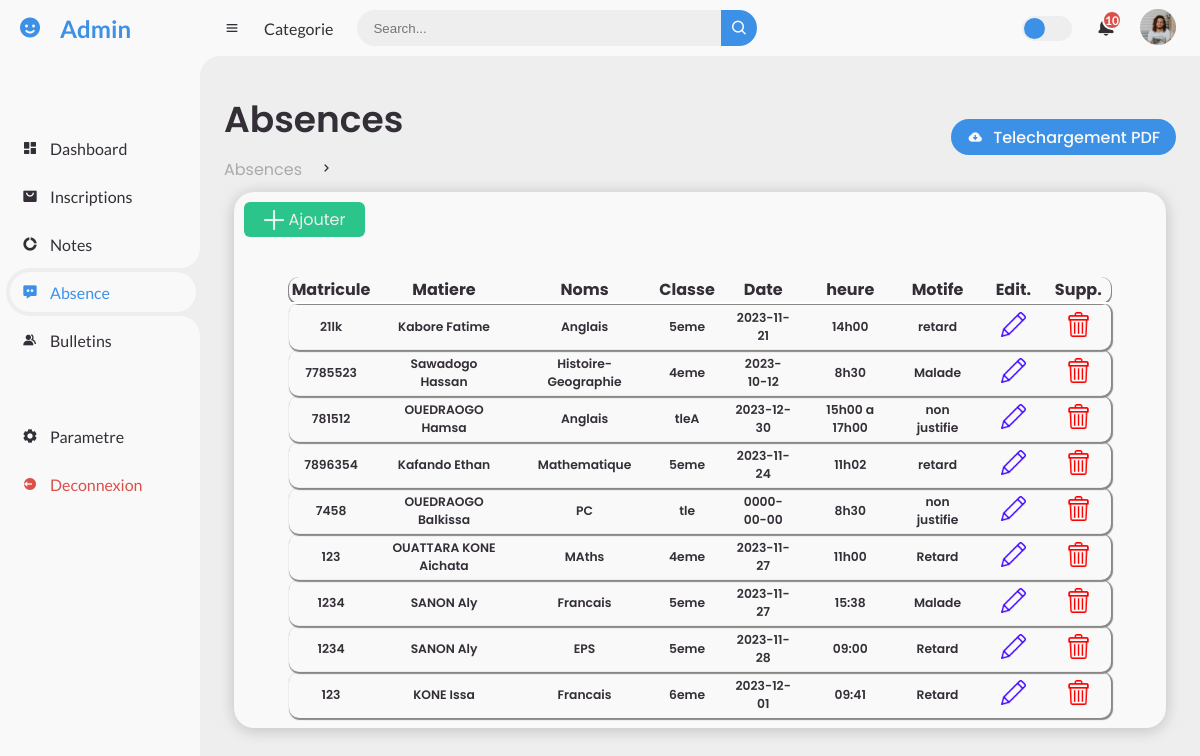
/admin/listeAbsence.php, run on the app's committed database.
### tables this page shows
CREATE TABLE IF NOT EXISTS `absenceeleve` (
  `id` int(11) NOT NULL AUTO_INCREMENT,
  `matricule` varchar(250) NOT NULL,
  `matiere` varchar(250) NOT NULL,
  `nom` varchar(250) NOT NULL,
  `prenom` varchar(250) NOT NULL,
  `classe` varchar(250) NOT NULL,
  `datedebut` date NOT NULL,
  `heureabsence` varchar(250) NOT NULL,
  `motifeabsence` varchar(250) NOT NULL,
  PRIMARY KEY (`id`)
);

### admin/listeAbsence.php (the view, shortened to what this page needs)
<!DOCTYPE html>
<html lang="en">
<head>
	<link href='https://unpkg.com/boxicons@2.0.9/css/boxicons.min.css' rel='stylesheet'>
	<link rel="stylesheet" href="style.css">
</head>
<body>
	<section id="sidebar">
		<a href="#" class="brand">
			<i class='bx bxs-smile'></i>
			<span class="text">Admin</span>
		</a>
		<ul class="side-menu top">
			<li>
				<a href="index.php">
					<i class='bx bxs-dashboard' ></i>
					<span class="text">Dashboard</span>
				</a>
			</li>
			<li>
				<a href="inscription.php">
					<i class='bx bxs-shopping-bag-alt' ></i>
					<span class="text">Inscriptions</span>
				</a>
			</li>
			<li>
				<a href="note.php">
					<i class='bx bxs-doughnut-chart' ></i>
					<span class="text">Notes</span>
				</a>
			</li>
			<li class="active">
				<a href="listeAbsence.php">
					<i class='bx bxs-message-dots' ></i>
					<span class="text">Absence</span>
				</a>
			</li>
			<li>
				<a href="bulletin.php">
					<i class='bx bxs-group' ></i>
					<span class="text">Bulletins</span>
				</a>
			</li>
		</ul>
		<ul class="side-menu">
			<li>
				<a href="#">
					<i class='bx bxs-cog' ></i>
					<span class="text">Parametre</span>
				</a>
			</li>
			<li>
				<a href="../index.php" class="logout">
					<i class='bx bxs-log-out-circle' ></i>
					<span class="text">Deconnexion</span>
				</a>
			</li>
		</ul>
	</section>
	<section id="content">
		<nav>
			<i class='bx bx-menu' ></i>
			<a href="#" class="nav-link">Categorie</a>
			<form action="#">
				<div class="form-input">
					<input type="search" placeholder="Search...">
					<button type="submit" class="search-btn"><i class='bx bx-search' ></i></button>
				</div>
			</form>
			<label for="switch-mode" class="switch-mode"></label>
			<a href="#" class="notification">
				<span class="num">10</span>
			</a>
			<a href="#" class="profile">
				<img src="img/people.png">
			</a>
		</nav>
		<main>
			<div class="head-title">
				<div class="left">
					<h1>Absences</h1>
					<ul class="breadcrumb">
						<li>
							<a href="#">Absences</a>
						</li>
						<li><i class='bx bx-chevron-right' ></i></li>
					</ul>
				</div>
				<a href="#" class="btn-download">
					<i class='bx bxs-cloud-download' ></i>
					<span class="text">Telechargement PDF</span>
				</a>
			</div>
			<div class="abs_liste">
				<a href="ajouterAbsence.php" class="Btn_add"> <img src="images/plus.png"> Ajouter</a>
				<table>
					<thead>
						<tr id="items">
							<th>Matricule</th>
							<th>Matiere</th>
							<th>Noms</th>
							<th>Classe</th>
							<th>Date</th>
							<th>heure</th>
							<th>Motife</th>
							<th>Edit.</th>
							<th>Supp.</th>
						</tr>
					</thead>
					<?php
						include_once "connexion.php";
						$req = mysqli_query($con , "SELECT * FROM absenceeleve");
						if(mysqli_num_rows($req) == 0){
							echo "Il n'y a pas encore d'absents ajouter !" ;
						}else {
							while($row=mysqli_fetch_assoc($req)){
								?>
								<tr>
									<td><?php echo ($row['matricule'])?></td>
									<td><?php echo ($row['nom'])?>
										<?php echo ($row['prenom'])?>
									</td>
									<td><?php echo ($row['matiere'])?></td>
									<td><?php echo ($row['classe'])?></td>
									<td><?php echo ($row['datedebut'])?></td>
									<td><?php echo ($row['heureabsence'])?></td>
									<td><?php echo ($row['motifeabsence'])?></td>
									<td class="cell_icon"><a href="modifierAbsence.php?id=<?php echo ($row['id'])?>"><img src="images/pen.png"></a></td>
									<td class="cell_icon"><a onclick='return confirmation ();' href="supprimerAbsence.php?id=<?php echo ($row['id'])?>"><img src="images/trash.png"></a></td>
								</tr>
								<?php
							}
						}
					?>
				</table>
			</div>
		</main>
	</section>
</body>
</html>

### data on the page
absenceeleve: matricule "21lk", nom "Kabore", prenom "Fatime", matiere "Anglais", classe "5eme", datedebut "2023-11-21", heureabsence "14h00", motifeabsence "retard"
absenceeleve: matricule "7785523", nom "Sawadogo", prenom "Hassan", matiere "Histoire-Geographie", classe "4eme", datedebut "2023-10-12", heureabsence "8h30", motifeabsence "Malade"
absenceeleve: matricule "781512", nom "OUEDRAOGO", prenom "Hamsa", matiere "Anglais", classe "tleA", datedebut "2023-12-30", heureabsence "15h00 a 17h00", motifeabsence "non justifie"
absenceeleve: matricule "7896354", nom "Kafando", prenom "Ethan", matiere "Mathematique", classe "5eme", datedebut "2023-11-24", heureabsence "11h02", motifeabsence "retard"
absenceeleve: matricule "7458", nom "OUEDRAOGO", prenom "Balkissa", matiere "PC", classe "tle", datedebut "0000-00-00", heureabsence "8h30", motifeabsence "non justifie"
absenceeleve: matricule "123", nom "OUATTARA", prenom "KONE Aichata", matiere "MAths", classe "4eme", datedebut "2023-11-27", heureabsence "11h00", motifeabsence "Retard"
absenceeleve: matricule "1234", nom "SANON", prenom "Aly", matiere "Francais", classe "5eme", datedebut "2023-11-27", heureabsence "15:38", motifeabsence "Malade"
absenceeleve: matricule "1234", nom "SANON", prenom "Aly", matiere "EPS", classe "5eme", datedebut "2023-11-28", heureabsence "09:00", motifeabsence "Retard"
absenceeleve: matricule "123", nom "KONE", prenom "Issa", matiere "Francais", classe "6eme", datedebut "2023-12-01", heureabsence "09:41", motifeabsence "Retard"
